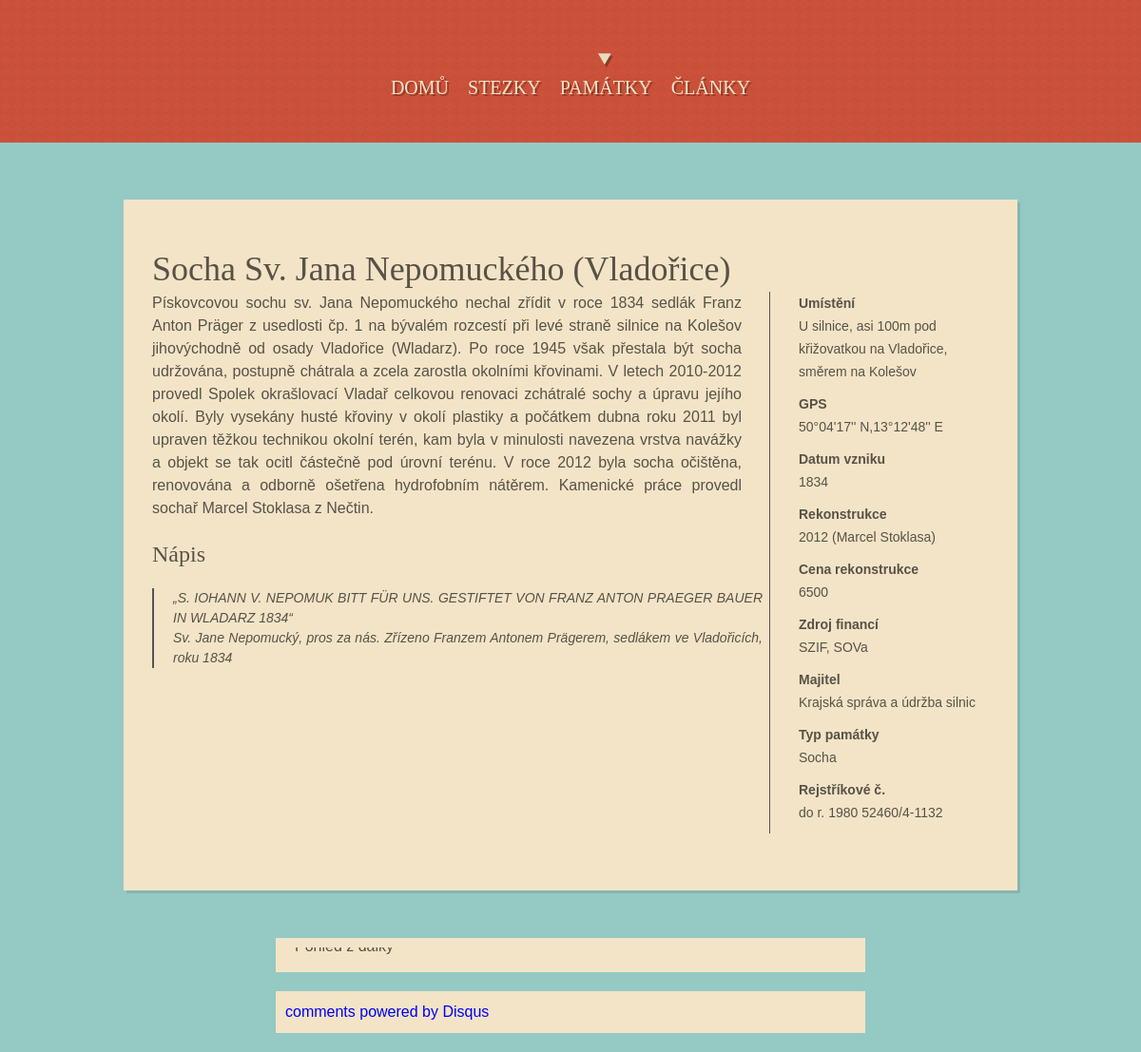
/relic/view/socha-sv-jana-nepomuckeho-vladorice, run on an earlier commit of the app's database.
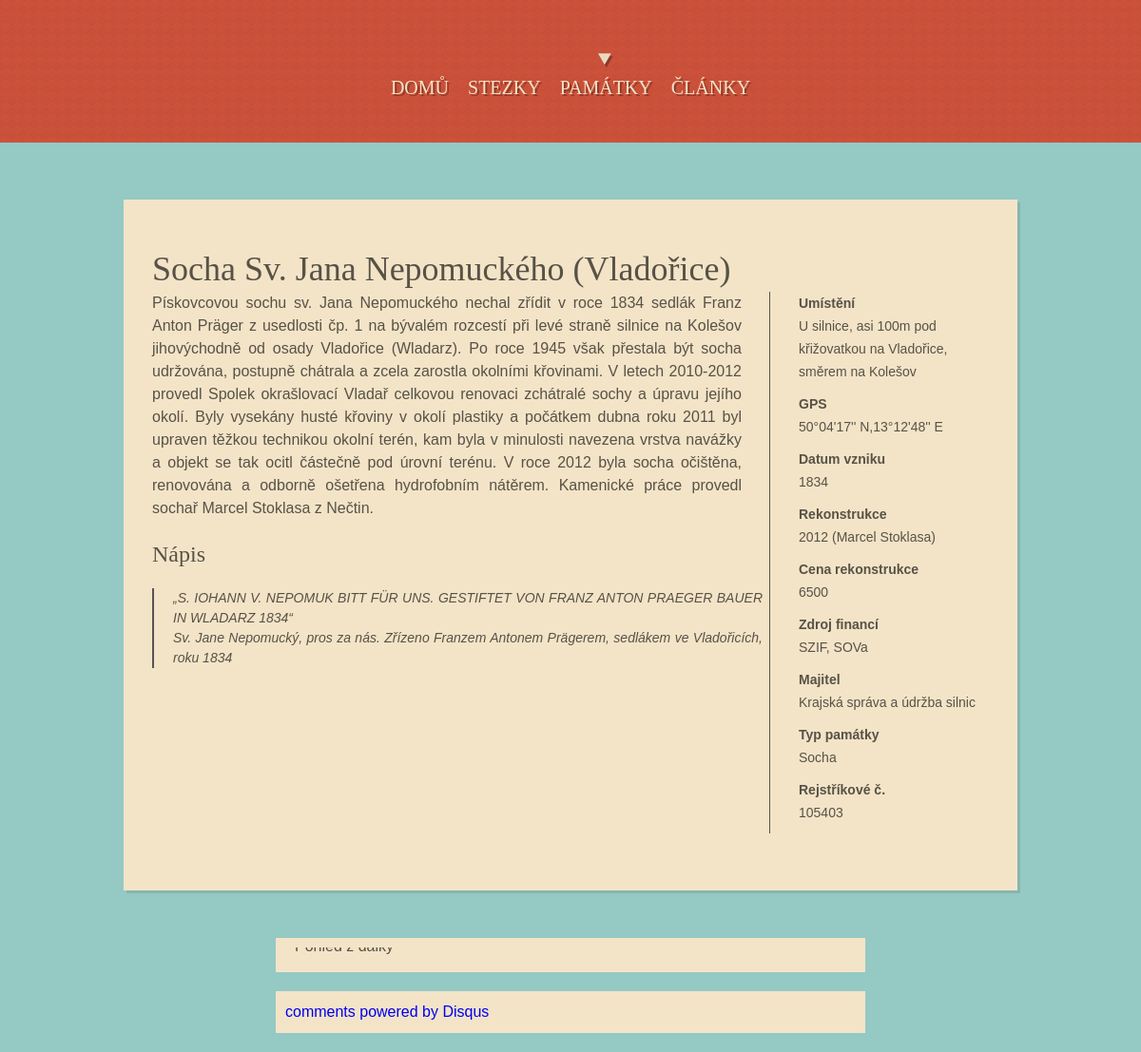
And on a later commit of the database.
### relic/models.py (models this page shows, shortened)
class Relic(models.Model):
    title = models.CharField(max_length=100, unique=True, verbose_name="Název")
    place = models.CharField(max_length=100, blank=True, verbose_name="Umístění")
    gps = models.CharField(max_length=50, blank=True, verbose_name="GPS")
    date_of_build = models.CharField(max_length=20, null=True, verbose_name="Datum vzniku", blank=True)
    reconstruction = models.CharField(max_length=200, null=True, verbose_name="Rekonstrukce", blank=True)
    price_of_rec = models.IntegerField(verbose_name="Cena rekonstrukce", null=True, blank=True)
    source_of_finance = models.CharField(max_length=30, blank=True, verbose_name="Zdroj financí")
    owner = models.CharField(max_length=40, blank=True, verbose_name="Vlastník")
    type_of_r = models.CharField(max_length=8, choices=types_choice, blank=True, null=True, verbose_name="Typ památky")
    sign = models.TextField(null=True, blank=True, verbose_name="Nápis")
    body = models.TextField(verbose_name="Popis")
    katalog_numb = models.CharField(max_length=30, blank=True, verbose_name="Rejstříkové č.")
    series_num = models.IntegerField(blank=True, null=True, verbose_name="Pořadová číslo")
    w_ssr = models.BooleanField(default=False, verbose_name="Stezka sovy Rozárky")
    w_kc = models.BooleanField(default=False, verbose_name="Křížková cesta")
    w_czp = models.BooleanField(default=False, verbose_name="Cesta za pověstí")
    pic = ThumbnailerImageField(upload_to=get_name_file, null=True, blank=True, verbose_name="Titulní foto")
    pic2 = ThumbnailerImageField(upload_to=get_name_file, null=True, blank=True)
    picd_2 = models.CharField(max_length=100, null=True, blank=True, verbose_name="Popis")
    pic3 = ThumbnailerImageField(upload_to=get_name_file, null=True, blank=True)
    picd_3 = models.CharField(max_length=100, null=True, blank=True, verbose_name="Popis")
    pic4 = ThumbnailerImageField(upload_to=get_name_file, null=True, blank=True)
    picd_4 = models.CharField(max_length=100, null=True, blank=True, verbose_name="Popis")
    pic5 = ThumbnailerImageField(upload_to=get_name_file, null=True, blank=True)
    picd_5 = models.CharField(max_length=100, null=True, blank=True, verbose_name="Popis")
    pic6 = ThumbnailerImageField(upload_to=get_name_file, null=True, blank=True)
    picd_6 = models.CharField(max_length=100, null=True, blank=True, verbose_name="Popis")
    pic7 = ThumbnailerImageField(upload_to=get_name_file, null=True, blank=True)
    picd_7 = models.CharField(max_length=100, null=True, blank=True, verbose_name="Popis")
    pic8 = ThumbnailerImageField(upload_to=get_name_file, null=True, blank=True)
    picd_8 = models.CharField(max_length=100, null=True, blank=True, verbose_name="Popis")
    posted = models.DateField(db_index=True, auto_now_add=True)
    slug = models.SlugField(max_length=100, unique=True, verbose_name="Nechat")

### relic/views.py (the view)
def view_relic(request, slug):
    context = { 'relic': get_object_or_404(Relic, slug=slug),
                'pics': get_all_pics(get_object_or_404(Relic, slug=slug)),
                'dam': get_day_and_month(get_object_or_404(Relic, slug=slug)),
               }
    return render(request, 'view_relic.html', context)

### cont_proces.py (called while the page is built)
def extra_context(request):
    extras = {}
    extras["ALL_RELICS"] = Relic.objects.all().order_by("-title")
    return(extras)

### relic/views.py (called while the page is built)
def get_all_pics(relic):
    vysl = []
    for att in dir(relic):
        if str(att).find("pic") != -1 and str(att).find("picd_") == -1 and len(att) != 3:
            pic = getattr(relic, att)
            if getattr(relic, "picd_{0}".format(att[-1])) and pic and pic != "":
                vysl.append([pic, getattr(relic, "picd_{0}".format(att[-1]))])
            elif  pic != "":
                vysl.append([pic, ""])
    return(vysl)

def get_day_and_month(relic):
    a = relic.posted
    mes = ""
    if a.month == 1: mes = "Leden"
    elif a.month == 2: mes = "Únor"
    elif a.month == 3: mes = "Březen"
    elif a.month == 4: mes = "Duben"
    elif a.month == 5: mes = "Květen"
    elif a.month == 6: mes = "Červen"
    elif a.month == 7: mes = "Červenec"
    elif a.month == 8: mes = "Srpen"
    elif a.month == 9: mes = "Září"
    elif a.month == 10: mes = "Říjen"
    elif a.month == 11: mes = "Listopad"
    elif a.month == 12: mes = "Prosinec"
    else: mes = "nic"
    return(a.day, mes)

### relic/templates/view_relic.html (shortened to what this page needs)
{% extends 'base.html' %}
{% block current_item4 %}class="current-menu-item" {% endblock %}
{% block content %}
{% load thumbnail %}
<div class="page-content portfolio-content">
    <div class="entry-content cf">
        <h2 class="caption">{{ relic.title }}</h2>
        <div class="project-content">
            {{relic.body|safe}}
         {% if relic.sign != "" %}
         <h4 class="caption">Nápis</h4>
           <span class="pullquote-left">{{ relic.sign|safe }}</span>
         {% endif %}
        </div>
        <div class="project-info">
            {% if relic.place != "" %}
            <p><strong>Umístění</strong>{{relic.place|safe}}</p>
            {% endif %}
            {% if relic.gps != "" %}
            <p><strong>GPS</strong>{{ relic.gps }}</p>
            {% endif %}
            {% if relic.date_od_build != "" %}
            <p><strong>Datum vzniku</strong>{{ relic.date_of_build }}</p>
            {% endif %}
            {% if relic.reconstruction != "" %}
            <p><strong>Rekonstrukce</strong>{{ relic.reconstruction }}</p>
            {% endif %}
            {% if relic.price_of_rec != None %}
            <p><strong>Cena rekonstrukce</strong>{{ relic.price_of_rec }}</p>
            {% endif %}
            {% if relic.source_of_finance != "" %}
            <p><strong>Zdroj financí</strong>{{ relic.source_of_finance }}</p>
            {% endif %}
            {% if relic.owner != "" %}
            <p><strong>Majitel</strong>{{ relic.owner }}</p>
            {% endif %}
            {% if relic.type_of_r != "" %}
            <p><strong>Typ památky</strong>{{ relic.type_of_r }}</p>
            {% endif %}
            {% if relic.katalog_numb != "" %}
            <p><strong>Rejstříkové č. </strong>{{ relic.katalog_numb }}</p>
            {% endif %}
        </div>
        </div>
    </div>
</div>
{% if pics %}
<div class="slider-wrapper theme-default">
    <div id="slider-project" class="nivoSlider">
        {% for pic, desc in pics %}
        {% if desc != "" %}
        <a href="{{ pic.url }}">
        </a>
        {% endif %}
        {% endfor %}
        {% else %}
        <p>There are no pics</p>
        {% endif %}
    </div>
</div>
<div class="slider-wrapper theme-default">
    <a href="http://disqus.com" class="dsq-brlink">comments powered by <span class="logo-disqus">Disqus</span></a>
</div>
{% endblock %}

### templates/base.html (shortened to what this page needs)
{% load thumbnail %}
<!doctype html>
 <html class="no-js" lang="en">
<head>
    <link rel="stylesheet" media="screen" href="{{ STATIC_URL }}central/css/superfish.css" />
    <link rel="stylesheet" href="{{ STATIC_URL }}central/css/nivo-slider.css" media="all"  />
    <link rel="stylesheet" href="{{ STATIC_URL }}central/css/tweet.css" media="all" />
    <link rel="stylesheet" href="{{ STATIC_URL }}central/css/style.css">
    <link rel="stylesheet" media="all" href="{{ STATIC_URL }}central/css/lessframework.css" />
</head>
<body>
    <header>
        <div class="wrapper cf">
        </div>
        <nav class="cf">
            <div class="wrapper cf">
                <ul id="nav" class="sf-menu">
                    <li {% block current_item1 %} {% endblock %}><a href="/">DOMŮ<i><b></b></i></a></li>
                    <li {% block current_item2 %} {% endblock %}><a href="/ways">STEZKY<i><b></b></i></a>
                    </li>
                    <li {% block current_item4 %} {% endblock %}><a href="/relic">PAMÁTKY<i><b></b></i></a></li>
                    <li {% block current_item3 %} {% endblock %}><a href="/blog">ČLÁNKY<i><b></b></i></a></li>
                </ul>
            </div>
        </nav>
    </header>
    <div role="main" id="main">
        <div class="wrapper">
{% block content %}
{% endblock %}
      </div>
</body>
</html>

### sfiles/central/css/superfish.css (style rules this page uses)
.sf-menu, .sf-menu * { margin: 0; padding: 0; list-style: none; }
.sf-menu li { float: left; position: relative; }
.sf-menu a { display: block; position: relative; }

### sfiles/central/css/nivo-slider.css (style rules this page uses)
.nivoSlider { position: relative; width: 100%; height: auto; overflow: hidden; }
.nivoSlider a.nivo-imageLink { position: absolute; top: 0px; left: 0px; width: 100%; height: 100%; border: 0; padding: 0; margin: 0; z-index: 6; display: none; }
.theme-default { padding: 10px; background: #f3e4c8; margin-bottom: 20px; max-height: 600px; max-width: 600px; display: block; margin-left: auto; margin-right: auto; }
.theme-default .nivoSlider { position: relative; background: #f3e4c8 url(../img/loading.gif) no-repeat 50% 50%; }
.theme-default .nivoSlider a { border: 0; display: block; }

### sfiles/central/css/style.css (style rules this page uses)
.cf:after, .cf:before { content: ""; display: table; }
.cf:after { clear: both; }
.cf { zoom: 1; }
.wrapper { margin: 0 auto; width: 940px; position: relative; }
body { font-family: Helvetica, Arial, sans-serif; font-size: 16px; line-height: 1.5em; background: #95c9c3 url(../img/grunge.png) repeat-x center 150px; }
body a { text-decoration: none; -webkit-transition: all 0.3s ease; -moz-transition: all 0.3s ease; -o-transition: all 0.3s ease; transition: all 0.3s ease; }
body p { margin-bottom: 21px; }
#main h1, #main h2, #main h3, #main h4, #main h5, #main h6 { font-family: mensch; line-height: 1.3em; }
h2 { font-size: 36px; }
h4 { font-size: 24px; }
header { background: url(../img/header.png); min-height: 150px; }
nav { height: 68px; float: left; width: 100%; margin-top: 0px; position: relative; background: url(../img/ribbon.png) no-repeat top center; }
#nav { clear: left; display: block; float: right; position: relative; right: 50%; text-align: center; }
#nav > li { display: block; float: left; position: relative; left: 50%; font-family: mensch; word-spacing: -0.1em; font-size: 20px; }
#nav > li.current-menu-item i, #nav > li.current_page_item i { display: block; }
#nav > li a { display: block; padding: 20px 10px 0px 10px; color: #f3e4c8; text-shadow: 2px 2px 0 rgba(0, 0, 0, 0.3); }
#nav > li a i { display: none; width: 16px; height: 16px; position: absolute; left: 50%; top: -4px; }
#nav > li a i b { position: absolute; display: block; background: url(../img/current.png) no-repeat 0px 0px; width: 16px; height: 16px; left: -8px; }
#main .wrapper { margin-top: 60px; margin-bottom: 50px; min-height: 500px; color: #444; font-size: 16px; line-height: 1.5em; }
.page-content { position: relative; background: #f3e4c8; color: #585246; padding: 50px 30px 60px 30px; box-shadow: 3px 3px 0 0 rgba(0, 0, 0, 0.1); }
.portfolio-content { margin-bottom: 40px; }
.portfolio-content .project-content { float: left; width: 620px; text-align: justify; }
.portfolio-content .project-info { float: right; width: 200px; font-size: 14px; padding-left: 30px; border-left: 1px solid #585246; }
.portfolio-content .project-info p { margin-bottom: 10px; }
.portfolio-content .project-info strong { font-weight: bold; display: block; }
.entry-content strong { font-weight: bold; }

### sfiles/central/css/lessframework.css (style rules this page uses)
.wrapper { width: 940px; }
#nav { display: block; }

### sfiles/central/css/elements.css (style rules this page uses)
.pullquote-right, .pullquote-left { border-left: #555555 2px solid; float: right; font-size: 14px; line-height: 1.5em; margin: 20px 0px 20px 20px; width: 100%; font-style: italic; }
.pullquote-left { float: left; margin: 20px 20px 20px 0px; padding: 0 0 0 20px; }

What changed in the data, as far as the page shows it:
changed Relic "Socha Sv. Jana Nepomuckého (Vladořice)": katalog_numb "do r. 1980 52460/4-1132" → "105403"
